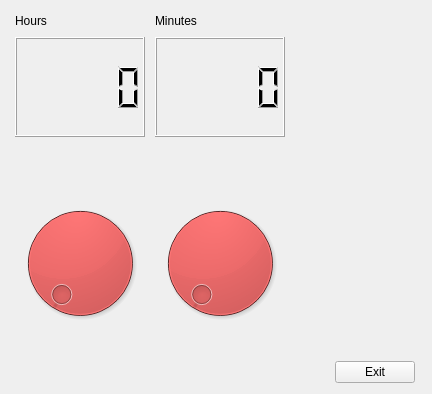
<?xml version="1.0" encoding="UTF-8"?>
<ui version="4.0">
 <class>MyForm</class>
 <widget class="QWidget" name="MyForm">
  <property name="geometry">
   <rect>
    <x>0</x>
    <y>0</y>
    <width>432</width>
    <height>392</height>
   </rect>
  </property>
  <property name="windowTitle">
   <string>Form</string>
  </property>
  <layout class="QHBoxLayout" name="horizontalLayout_2">
   <item>
    <layout class="QVBoxLayout" name="verticalLayout">
     <item>
      <widget class="QLabel" name="label">
       <property name="sizePolicy">
        <sizepolicy hsizetype="Preferred" vsizetype="Fixed">
         <horstretch>0</horstretch>
         <verstretch>0</verstretch>
        </sizepolicy>
       </property>
       <property name="minimumSize">
        <size>
         <width>0</width>
         <height>20</height>
        </size>
       </property>
       <property name="text">
        <string>Hours</string>
       </property>
      </widget>
     </item>
     <item>
      <widget class="QLCDNumber" name="lcdNumber">
       <property name="sizePolicy">
        <sizepolicy hsizetype="Minimum" vsizetype="Fixed">
         <horstretch>0</horstretch>
         <verstretch>0</verstretch>
        </sizepolicy>
       </property>
       <property name="minimumSize">
        <size>
         <width>0</width>
         <height>100</height>
        </size>
       </property>
      </widget>
     </item>
     <item>
      <widget class="QDial" name="dial">
       <property name="sizePolicy">
        <sizepolicy hsizetype="Fixed" vsizetype="Fixed">
         <horstretch>0</horstretch>
         <verstretch>0</verstretch>
        </sizepolicy>
       </property>
       <property name="minimumSize">
        <size>
         <width>130</width>
         <height>240</height>
        </size>
       </property>
       <property name="styleSheet">
        <string notr="true">background-color: rgb(235, 30, 30);</string>
       </property>
       <property name="maximum">
        <number>23</number>
       </property>
      </widget>
     </item>
    </layout>
   </item>
   <item>
    <layout class="QVBoxLayout" name="verticalLayout_2">
     <item>
      <widget class="QLabel" name="label_2">
       <property name="sizePolicy">
        <sizepolicy hsizetype="Preferred" vsizetype="Fixed">
         <horstretch>0</horstretch>
         <verstretch>0</verstretch>
        </sizepolicy>
       </property>
       <property name="minimumSize">
        <size>
         <width>0</width>
         <height>20</height>
        </size>
       </property>
       <property name="text">
        <string>Minutes</string>
       </property>
      </widget>
     </item>
     <item>
      <widget class="QLCDNumber" name="lcdNumber_2">
       <property name="sizePolicy">
        <sizepolicy hsizetype="Minimum" vsizetype="Fixed">
         <horstretch>0</horstretch>
         <verstretch>0</verstretch>
        </sizepolicy>
       </property>
       <property name="minimumSize">
        <size>
         <width>0</width>
         <height>100</height>
        </size>
       </property>
      </widget>
     </item>
     <item>
      <widget class="QDial" name="dial_2">
       <property name="sizePolicy">
        <sizepolicy hsizetype="Fixed" vsizetype="Fixed">
         <horstretch>0</horstretch>
         <verstretch>0</verstretch>
        </sizepolicy>
       </property>
       <property name="minimumSize">
        <size>
         <width>130</width>
         <height>240</height>
        </size>
       </property>
       <property name="styleSheet">
        <string notr="true">background-color: rgb(235, 30, 30);</string>
       </property>
       <property name="maximum">
        <number>59</number>
       </property>
      </widget>
     </item>
    </layout>
   </item>
   <item>
    <layout class="QVBoxLayout" name="verticalLayout_3">
     <item>
      <spacer name="verticalSpacer">
       <property name="orientation">
        <enum>Qt::Vertical</enum>
       </property>
       <property name="sizeHint" stdset="0">
        <size>
         <width>20</width>
         <height>40</height>
        </size>
       </property>
      </spacer>
     </item>
     <item>
      <layout class="QHBoxLayout" name="horizontalLayout">
       <item>
        <spacer name="horizontalSpacer">
         <property name="orientation">
          <enum>Qt::Horizontal</enum>
         </property>
         <property name="sizeType">
          <enum>QSizePolicy::Fixed</enum>
         </property>
         <property name="sizeHint" stdset="0">
          <size>
           <width>40</width>
           <height>20</height>
          </size>
         </property>
        </spacer>
       </item>
       <item>
        <widget class="QPushButton" name="pushButton">
         <property name="sizePolicy">
          <sizepolicy hsizetype="Fixed" vsizetype="Fixed">
           <horstretch>0</horstretch>
           <verstretch>0</verstretch>
          </sizepolicy>
         </property>
         <property name="text">
          <string>Exit</string>
         </property>
         <property name="shortcut">
          <string>Alt+X</string>
         </property>
        </widget>
       </item>
      </layout>
     </item>
    </layout>
   </item>
  </layout>
 </widget>
 <resources/>
 <connections>
  <connection>
   <sender>dial</sender>
   <signal>valueChanged(int)</signal>
   <receiver>lcdNumber</receiver>
   <slot>display(int)</slot>
   <hints>
    <hint type="sourcelabel">
     <x>89</x>
     <y>252</y>
    </hint>
    <hint type="destinationlabel">
     <x>86</x>
     <y>164</y>
    </hint>
   </hints>
  </connection>
  <connection>
   <sender>pushButton</sender>
   <signal>clicked()</signal>
   <receiver>MyForm</receiver>
   <slot>close()</slot>
   <hints>
    <hint type="sourcelabel">
     <x>334</x>
     <y>327</y>
    </hint>
    <hint type="destinationlabel">
     <x>283</x>
     <y>211</y>
    </hint>
   </hints>
  </connection>
  <connection>
   <sender>dial_2</sender>
   <signal>valueChanged(int)</signal>
   <receiver>lcdNumber_2</receiver>
   <slot>display(int)</slot>
   <hints>
    <hint type="sourcelabel">
     <x>246</x>
     <y>261</y>
    </hint>
    <hint type="destinationlabel">
     <x>243</x>
     <y>163</y>
    </hint>
   </hints>
  </connection>
 </connections>
</ui>
